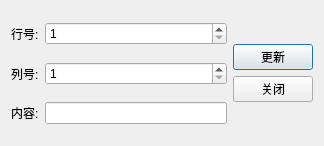
<?xml version="1.0" encoding="UTF-8"?>
<ui version="4.0">
 <class>CellDialog</class>
 <widget class="QDialog" name="CellDialog">
  <property name="geometry">
   <rect>
    <x>0</x>
    <y>0</y>
    <width>324</width>
    <height>146</height>
   </rect>
  </property>
  <property name="windowTitle">
   <string>单元</string>
  </property>
  <layout class="QHBoxLayout" name="horizontalLayout">
   <item>
    <layout class="QGridLayout" name="gridLayout">
     <item row="0" column="0">
      <widget class="QLabel" name="label">
       <property name="text">
        <string>行号:</string>
       </property>
      </widget>
     </item>
     <item row="0" column="1">
      <widget class="QSpinBox" name="m_spinRow">
       <property name="sizePolicy">
        <sizepolicy hsizetype="Expanding" vsizetype="Fixed">
         <horstretch>0</horstretch>
         <verstretch>0</verstretch>
        </sizepolicy>
       </property>
       <property name="minimum">
        <number>1</number>
       </property>
       <property name="maximum">
        <number>100</number>
       </property>
      </widget>
     </item>
     <item row="1" column="0">
      <widget class="QLabel" name="label_2">
       <property name="text">
        <string>列号:</string>
       </property>
      </widget>
     </item>
     <item row="1" column="1">
      <widget class="QSpinBox" name="m_spinCol">
       <property name="sizePolicy">
        <sizepolicy hsizetype="Expanding" vsizetype="Fixed">
         <horstretch>0</horstretch>
         <verstretch>0</verstretch>
        </sizepolicy>
       </property>
       <property name="minimum">
        <number>1</number>
       </property>
       <property name="maximum">
        <number>100</number>
       </property>
      </widget>
     </item>
     <item row="2" column="0">
      <widget class="QLabel" name="label_3">
       <property name="text">
        <string>内容:</string>
       </property>
      </widget>
     </item>
     <item row="2" column="1">
      <widget class="QLineEdit" name="m_editContent"/>
     </item>
    </layout>
   </item>
   <item>
    <layout class="QVBoxLayout" name="verticalLayout">
     <item>
      <spacer name="verticalSpacer">
       <property name="orientation">
        <enum>Qt::Vertical</enum>
       </property>
       <property name="sizeHint" stdset="0">
        <size>
         <width>20</width>
         <height>40</height>
        </size>
       </property>
      </spacer>
     </item>
     <item>
      <widget class="QPushButton" name="m_btnUpdate">
       <property name="text">
        <string>更新</string>
       </property>
       <property name="default">
        <bool>true</bool>
       </property>
      </widget>
     </item>
     <item>
      <widget class="QPushButton" name="m_btnClose">
       <property name="text">
        <string>关闭</string>
       </property>
      </widget>
     </item>
     <item>
      <spacer name="verticalSpacer_2">
       <property name="orientation">
        <enum>Qt::Vertical</enum>
       </property>
       <property name="sizeHint" stdset="0">
        <size>
         <width>20</width>
         <height>40</height>
        </size>
       </property>
      </spacer>
     </item>
    </layout>
   </item>
  </layout>
 </widget>
 <resources/>
 <connections>
  <connection>
   <sender>m_btnClose</sender>
   <signal>clicked()</signal>
   <receiver>CellDialog</receiver>
   <slot>close()</slot>
   <hints>
    <hint type="sourcelabel">
     <x>273</x>
     <y>85</y>
    </hint>
    <hint type="destinationlabel">
     <x>161</x>
     <y>72</y>
    </hint>
   </hints>
  </connection>
 </connections>
</ui>
